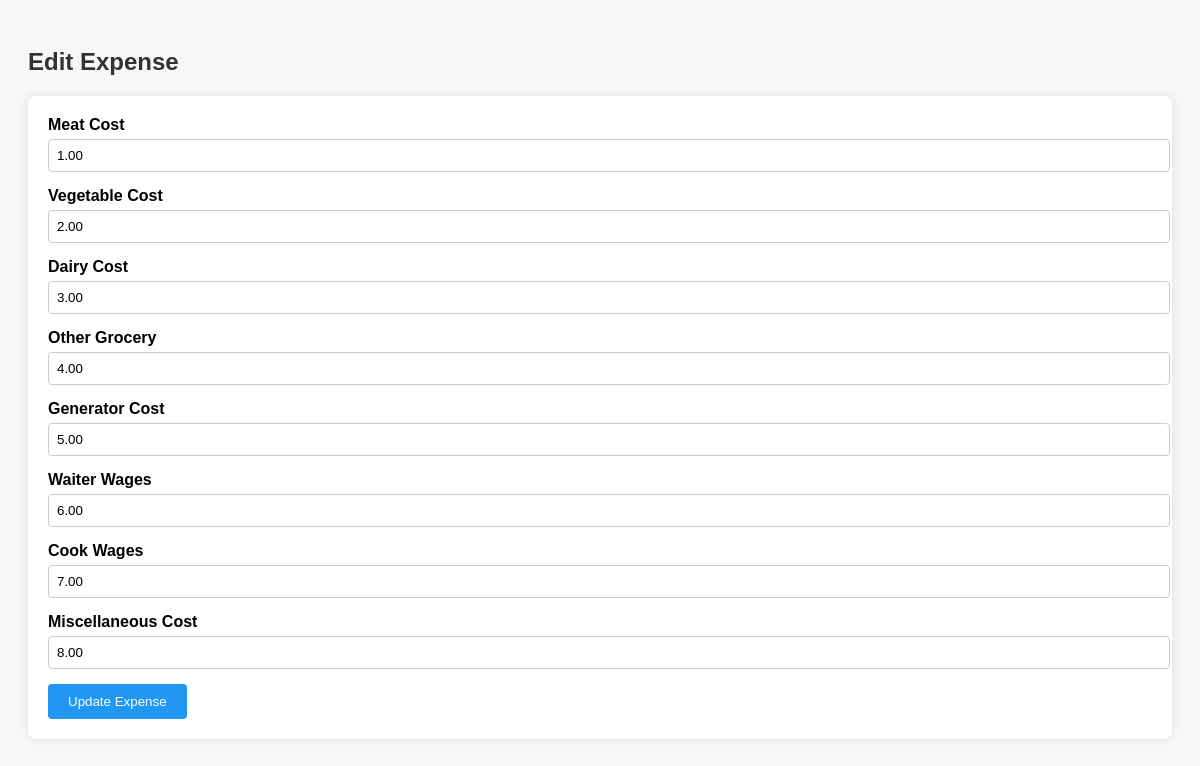
The page /expenses/edit_expense.php?event_id=2 on the database its author committed.
### tables this page shows
CREATE TABLE `expenses` (
  `event_id` int(11) NOT NULL,
  `client_name` varchar(100) NOT NULL,
  `event_date` date NOT NULL,
  `event_time` enum('Day','Night') NOT NULL,
  `meat_cost` decimal(10,2) DEFAULT 0.00,
  `vegetable_cost` decimal(10,2) DEFAULT 0.00,
  `dairy_cost` decimal(10,2) DEFAULT 0.00,
  `other_grocery` decimal(10,2) DEFAULT 0.00,
  `generator_cost` decimal(10,2) DEFAULT 0.00,
  `waiter_wages` decimal(10,2) DEFAULT 0.00,
  `cook_wages` decimal(10,2) DEFAULT 0.00,
  `miscellaneous_cost` decimal(10,2) DEFAULT 0.00,
  `total_expense` decimal(10,2) DEFAULT NULL,
  `total_amount` int(11) NOT NULL,
  `profit` decimal(10,2) DEFAULT NULL
);

### expenses/edit_expense.php (the view, shortened to what this page needs)
<?php
$servername = "localhost";
$username = "root";
$password = "";
$database = "wedding_system";
$conn = new mysqli($servername, $username, $password, $database);
$event_id = $_GET['event_id'];
$sql = "SELECT * FROM expenses WHERE event_id='$event_id'";
$result = $conn->query($sql);
$expense = $result->fetch_assoc();
?>
<!DOCTYPE html>
<html>
<head>
</head>
<body>
<h2>Edit Expense</h2>
<form action="edit_expense_process.php" method="post">
<label>Meat Cost</label>
<input type="number" name="meat_cost" value="<?php echo $expense['meat_cost']; ?>" step="0.01" required>
<label>Vegetable Cost</label>
<input type="number" name="vegetable_cost" value="<?php echo $expense['vegetable_cost']; ?>" step="0.01" required>
<label>Dairy Cost</label>
<input type="number" name="dairy_cost" value="<?php echo $expense['dairy_cost']; ?>" step="0.01" required>
<label>Other Grocery</label>
<input type="number" name="other_grocery" value="<?php echo $expense['other_grocery']; ?>" step="0.01" required>
<label>Generator Cost</label>
<input type="number" name="generator_cost" value="<?php echo $expense['generator_cost']; ?>" step="0.01" required>
<label>Waiter Wages</label>
<input type="number" name="waiter_wages" value="<?php echo $expense['waiter_wages']; ?>" step="0.01" required>
<label>Cook Wages</label>
<input type="number" name="cook_wages" value="<?php echo $expense['cook_wages']; ?>" step="0.01" required>
<label>Miscellaneous Cost</label>
<input type="number" name="miscellaneous_cost" value="<?php echo $expense['miscellaneous_cost']; ?>" step="0.01" required>
<input type="submit" value="Update Expense">
</form>
</body>
</html>

### expenses/edit_expense.php (style rules this page uses)
body { font-family:Arial;padding:20px;background:#f7f7f7; }
form { background:#fff;padding:20px;border-radius:8px;box-shadow:0 0 10px rgba(0,0,0,0.1); }
input[type=number] { width:100%;padding:8px;margin:5px 0 15px;border:1px solid #ccc;border-radius:4px; }
input[type=submit] { background:#2196F3;color:#fff;padding:10px 20px;border:none;border-radius:4px;cursor:pointer; }
label { font-weight:bold; }
h2 { color:#333; }

### rows shown on the page
expenses: meat_cost "1.00", vegetable_cost "2.00", dairy_cost "3.00", other_grocery "4.00", generator_cost "5.00", waiter_wages "6.00", cook_wages "7.00", miscellaneous_cost "8.00"
